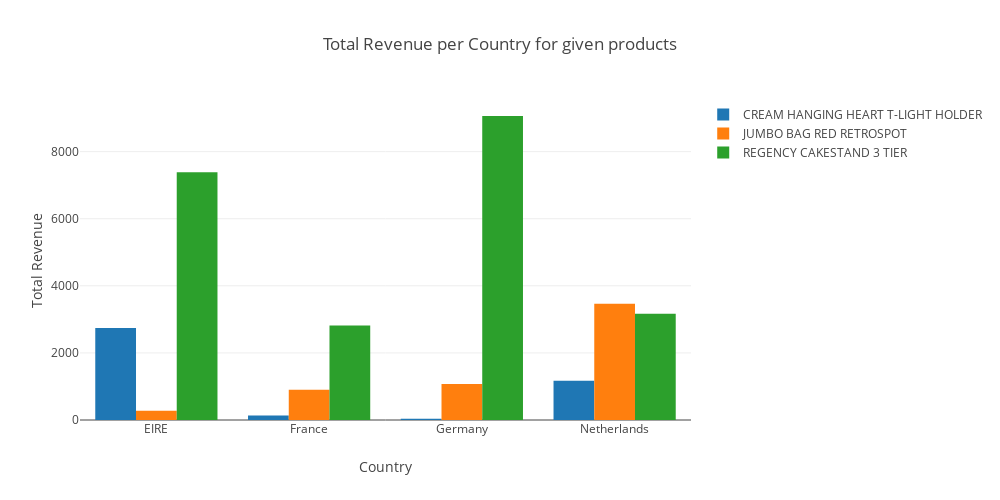

Notebook code cell kept with this figure:
### Code cell
# Traces
traces = 
# Layout
layout = 


# Plot
py.iplot(go.Figure(data=traces, layout=layout));

### Figure 1 — Plotly figure (JSON) as saved in the notebook; plotly's stock layout.template omitted (floating-point values rounded to 4 significant figures)
{"data": [{"name": "CREAM HANGING HEART T-LIGHT HOLDER", "type": "bar", "uid": "e38d0bfa-7dec-4c85-8c94-d31cf28d29c5", "x": ["EIRE", "France", "Germany", "Netherlands"], "y": [2741.0, 131.8, 35.4, 1167]}, {"name": "JUMBO BAG RED RETROSPOT", "type": "bar", "uid": "997b9b76-3743-4bc8-9863-83e0266eddde", "x": ["EIRE", "France", "Germany", "Netherlands"], "y": [278.7, 903.4, 1073.0, 3468]}, {"name": "REGENCY CAKESTAND 3 TIER", "type": "bar", "uid": "78f02a9b-4934-4f96-9973-4dbed4f7b6d7", "x": ["EIRE", "France", "Germany", "Netherlands"], "y": [7389.0, 2817.0, 9062.0, 3166.0]}], "layout": {"barmode": "group", "height": 500, "title": {"text": "Total Revenue per Country for given products"}, "width": 1000, "xaxis": {"title": {"text": "Country"}}, "yaxis": {"title": {"text": "Total Revenue"}}}}
